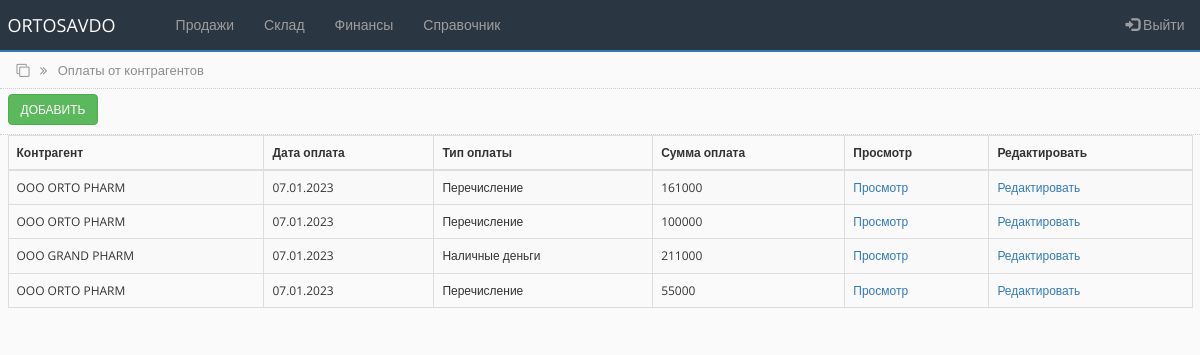
Page /prepayment_list.php (signed in) on the committed database.
### tables this page shows
CREATE TABLE `debts` (
  `id` int(50) NOT NULL,
  `id_counterpartie` int(11) NOT NULL,
  `order_id` int(50) DEFAULT NULL,
  `debt` int(100) NOT NULL DEFAULT '0',
  `main_prepayment` int(11) NOT NULL DEFAULT '0',
  `prepayment` int(250) NOT NULL DEFAULT '0',
  `payment_type` varchar(50) NOT NULL DEFAULT 'Перечисление',
  `order_date` timestamp NOT NULL DEFAULT CURRENT_TIMESTAMP,
  `status` int(50) DEFAULT '0'
);

CREATE TABLE `counterparties_tbl` (
  `id` int(255) NOT NULL,
  `name` varchar(250) NOT NULL,
  `alternative_name` varchar(250) NOT NULL,
  `inn` varchar(255) NOT NULL,
  `nds` varchar(255) NOT NULL,
  `raschetny_schet` varchar(255) NOT NULL,
  `mfo` varchar(100) NOT NULL,
  `address` varchar(250) NOT NULL,
  `contact` varchar(250) NOT NULL,
  `director` varchar(250) NOT NULL,
  `accountant` varchar(250) NOT NULL
);

### bot_lib.php (called while the page is built, shortened)
<?php
function get_contractor($connect, $contractor_id){
	$query = "SELECT * FROM counterparties_tbl WHERE id='$contractor_id'";
	$result = mysqli_query($connect, $query);
	$contractor = mysqli_fetch_assoc($result);
	return $contractor;
}
?>

### prepayment_list.php (the view, shortened to what this page needs)
<?php
include('settings.php');
include('bot_lib.php');
$query = "SELECT * FROM debts WHERE main_prepayment!='0' ORDER BY id DESC";
$rs_result = mysqli_query ($connect, $query);
?>
<!DOCTYPE html>
<html lang="ru">
<head>
    <link rel="stylesheet" href="https://maxcdn.bootstrapcdn.com/bootstrap/3.4.1/css/bootstrap.min.css">
    <link rel="stylesheet" href="https://cdnjs.cloudflare.com/ajax/libs/font-awesome/4.7.0/css/font-awesome.min.css">
    <link rel="stylesheet" href="css/bootstrap-grid.min.css">
    <link rel="stylesheet" href="css/style.css">
</head>
<body>
<?php include 'partSite/nav.php'; ?>
<div class="page_name">
    <div class="container-fluid">
        <i class="fa fa-clone" aria-hidden="true"></i>
        <i class="fa fa-angle-double-right right_cus"></i>
        <span class="right_cus">Оплаты от контрагентов</span>
    </div>
</div>
<div class="toolbar">
        <div class="container-fluid">
           <a href="prepayment_add.php"> <button type="button" class="btn btn-success">Добавить</button> </a>
        </div>
</div>
<div class="all_table">
    <div class="container-fluid">
        <table class="table table-striped table-bordered">
        <thead>
            <tr>
            <th scope="col">Контрагент</th>
            <th scope="col">Дата оплата</th>
            <th scope="col">Тип оплаты</th>
            <th scope="col">Сумма оплата</th>
            <th scope="col">Просмотр</th>
            <th scope="col">Редактировать</th>
            </tr>
        </thead>
        <tbody>
        <?php
            while ($row = mysqli_fetch_array($rs_result)) {
        ?>
            <tr>
            <td><?php $user = get_contractor($connect, $row["id_counterpartie"]); echo $user["name"];?></td>
            <td><?php echo $date = date("d.m.Y", strtotime($row["order_date"])); ?></td>
            <td><?php echo $row['payment_type']?></td>
            <td><?php echo $row['main_prepayment']?></td>
            <td><a href="#">Просмотр</a></td>
            <td><a href="#">Редактировать</a></td>
            </tr>
        <?php
            };
        ?>
        </tbody>
        </table>
    </div>
</div>
</body>
</html>

### css/style.css (style rules this page uses)
* { box-sizing:border-box;margin:0;padding:0;transition:all 0.01s }
body { background-color:#FAFAFB;font-family:"Open Sans",sans-serif;font-size:12px }
.page_name { width:100%;height:37px;padding:9px;margin-top:-20px;border-bottom:1px dotted #CDCDCD;color:#8d8d8d;font-size:13px }
.right_cus { margin-left:7px }
.toolbar { width:100%;height:46px;margin:0;padding:5px 0;border-bottom:1px dotted #CDCDCD }
.toolbar .btn { text-transform:uppercase;font-size:12px }
.table { padding-top:10px }

### rows in the picture
debts: counterparties_tbl.name "OOO ORTO PHARM", order_date "07.01.2023", payment_type "Перечисление", main_prepayment "161000"
debts: counterparties_tbl.name "OOO ORTO PHARM", order_date "07.01.2023", payment_type "Перечисление", main_prepayment "100000"
debts: counterparties_tbl.name "OOO GRAND PHARM", order_date "07.01.2023", payment_type "Наличные деньги", main_prepayment "211000"
debts: counterparties_tbl.name "OOO ORTO PHARM", order_date "07.01.2023", payment_type "Перечисление", main_prepayment "55000"
